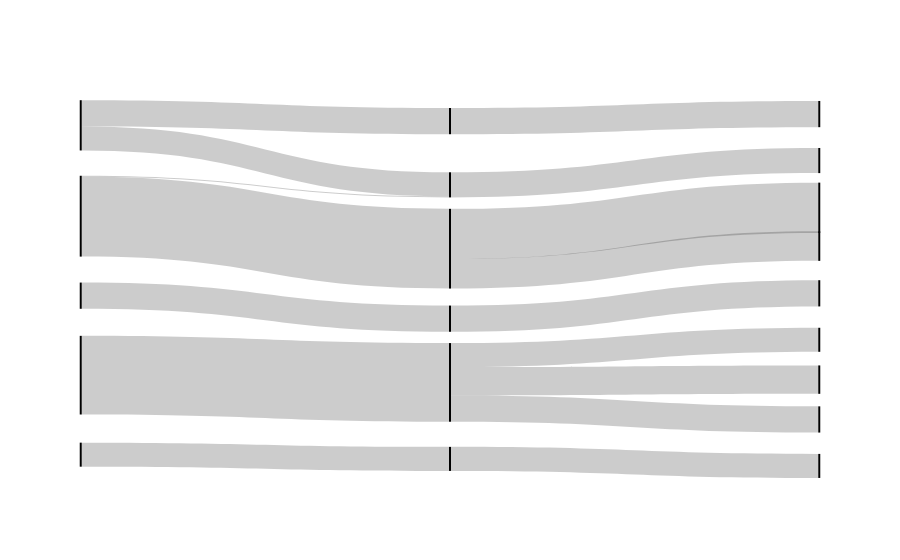

Notebook cell for this chart:
### Markdown cell above
### Robust partitions

### Code cell
# initialise Sankey
sankey = Sankey(partitions=robust_partitions_f)
fig = sankey.plot_sankey(pad=15,thickness=2)
fig.write_image(f"Figures/robust_sankey_f.svg")

### Figure 1 — Plotly figure (JSON) as saved in the notebook; plotly's stock layout.template omitted (floating-point values rounded to 4 significant figures)
{"data": [{"link": {"source": [0, 1, 2, 2, 3, 3, 4, 5, 6, 6, 6, 7, 8, 9, 10, 10], "target": [5, 6, 7, 10, 7, 9, 8, 11, 12, 13, 15, 16, 17, 18, 14, 19], "value": [24, 72, 1, 73, 22, 24, 22, 24, 26, 24, 22, 23, 22, 24, 27, 46]}, "node": {"line": {"color": "black", "width": 0}, "pad": 15, "thickness": 2, "x": [0.001, 0.001, 0.001, 0.001, 0.001, 0.5, 0.5, 0.5, 0.5, 0.5, 0.5, 0.999, 0.999, 0.999, 0.999, 0.999, 0.999, 0.999, 0.999, 0.999], "y": [0.5149, 0.7241, 0.3057, 0.06667, 0.9333, 0.5755, 0.7432, 0.2233, 0.9444, 0.05556, 0.3913, 0.5087, 0.7358, 0.8407, 0.3845, 0.631, 0.1593, 0.963, 0.03704, 0.2836]}, "type": "sankey"}], "layout": {"autosize": true}}
